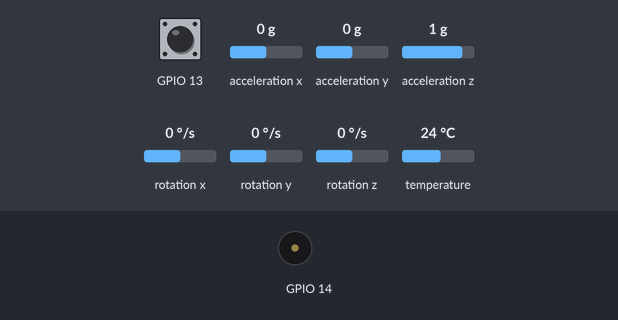
A program run on a simulated ESP32. On the bench: buzzer (waves = sounding). The inputs (shaded band) are chosen by the test bench; at power-on: acceleration z 1 g, GPIO 13 HIGH, acceleration x 0 g, acceleration y 0 g, rotation x 0 °/s, rotation y 0 °/s, rotation z 0 °/s, temperature 24 °C. WiFi joins after 1.5 s; servers stay silent unless stated; no MQTT or app messages arrive unless stated; not simulated (calls return 0 or success): WifiSecrets.h; names the files do not define were given values by the test bench: MQTT_PORT = 1883; what the program prints to the serial monitor is not drawn.

Above: at 3.2 s.
3.3 s: acceleration z set to 0.1 g
5.1 s: acceleration z set to -0.2 g
At 6.9 s:
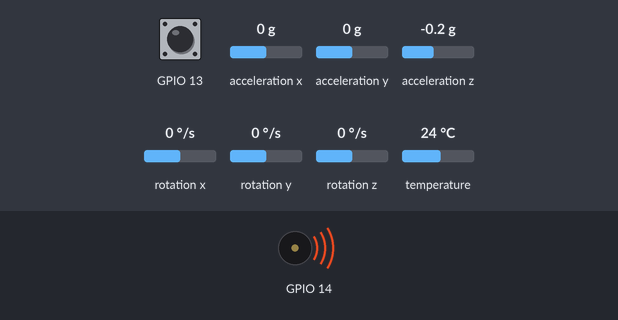
7.2 s: GPIO 13 pulled LOW for 0.15 s
At 7.71 s:
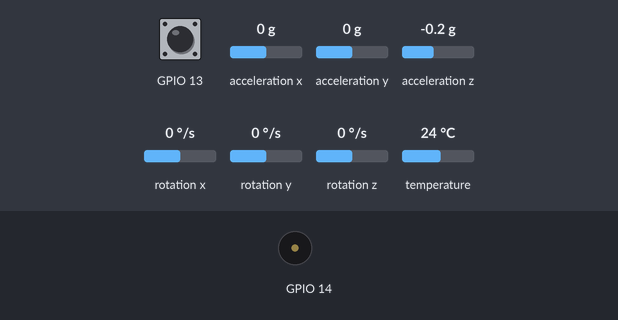
Timing chart, 0 to 10.2 s (numbered marks = the images above; inputs shaded):
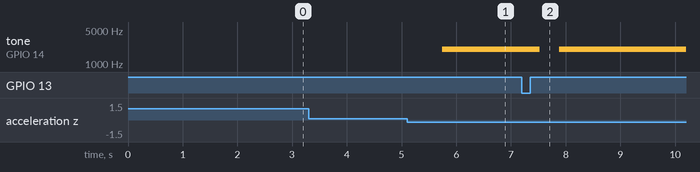

Measured:
- the behaviour switches between 0 and -0.1 g on acceleration z (found by bisection; images 0 and 1)
- after the input at 3.3 s, every drawn part: stays the same
- after the input at 5.1 s, tone on GPIO 14: silent → 2000 Hz after 0.64 s
- after the input at 7.2 s, tone on GPIO 14: 2000 Hz → silent after 0.33 s, → 2000 Hz 0.36 s later

The program:

main.cpp
```cpp
#include <Arduino.h>
#include <math.h>
#include <string.h>
#include <WiFi.h>
#include <Wire.h>
#include <ArduinoMqttClient.h>
#include <Adafruit_MPU6050.h>
#include <Adafruit_Sensor.h>

#include "WifiSecrets.h" // local-only file; see WifiSecrets.example.h
#ifndef MQTT_USERNAME
#define MQTT_USERNAME ""
#endif
#ifndef MQTT_PASSWORD
#define MQTT_PASSWORD ""
#endif
#include "PinConfig.h"
#include "SafetyModule.h"
#include "TelemetryData.h"

static const char* DEVICE_ID = "cane-01";
static const char* TELEMETRY_TOPIC = "smartcane/cane-01/telemetry";
static const char* EVENT_TOPIC = "smartcane/cane-01/events";
static const char* STATUS_TOPIC = "smartcane/cane-01/status";
static constexpr uint32_t SEND_INTERVAL_MS = 5000;
static constexpr uint32_t RETRY_INTERVAL_MS = 5000;
static constexpr uint32_t MPU_SAMPLE_INTERVAL_MS = 50;

WiFiClient network;
MqttClient mqtt(network);
Adafruit_MPU6050 mpu;
SafetyModule safety;
bool mpuReady = false;
float uprightX = 0.0f, uprightY = 0.0f, uprightZ = 1.0f;
uint32_t lastWifiAttempt = 0, lastMqttAttempt = 0, lastSend = 0;
uint32_t lastMpuSample = 0, eventCounter = 0;
uint32_t seq = 0;
bool fallCountdownActive = false;
uint32_t fallCountdownStartedAt = 0, lastCountdownPrintAt = 0;

bool publishMessage(const char* topic, const char* payload, uint8_t qos, bool retained = false) {
  if (!mqtt.beginMessage(topic, retained, qos)) return false;
  mqtt.print(payload);
  // ArduinoMqttClient returns 1 on success and waits for PUBACK for QoS 1.
  return mqtt.endMessage() != 0;
}

// TODO from the sensor module owners: replace remaining telemetry placeholders.
TelemetryData readTelemetry() {
  TelemetryData data;
  data.distanceCm = 45.0f + static_cast<float>((seq++ % 10) * 10);
  return data;
}

bool calibrateUpright() {
  Serial.println("[MPU] Hold cane upright and still for 2 seconds.");
  float sx = 0, sy = 0, sz = 0;
  uint8_t samples = 0;
  const uint32_t started = millis();
  while (millis() - started < 2000) {
    sensors_event_t accel, gyro, temp;
    mpu.getEvent(&accel, &gyro, &temp);
    const float x = accel.acceleration.x;
    const float y = accel.acceleration.y;
    const float z = accel.acceleration.z;
    const float magnitude = sqrtf(x*x + y*y + z*z);
    if (magnitude >= 7.35f && magnitude <= 12.26f) {
      sx += x / magnitude;
      sy += y / magnitude;
      sz += z / magnitude;
      ++samples;
    }
    delay(50);
  }
  if (samples < 10) return false;
  const float norm = sqrtf(sx*sx + sy*sy + sz*sz);
  if (norm < 0.1f) return false;
  uprightX = sx / norm;
  uprightY = sy / norm;
  uprightZ = sz / norm;
  return true;
}

void ensureWifi(uint32_t now) {
  if (WiFi.status() == WL_CONNECTED) return;
  if (lastWifiAttempt != 0 && now - lastWifiAttempt < RETRY_INTERVAL_MS) return;
  lastWifiAttempt = now;
  Serial.printf("[WIFI] connecting to %s\n", WIFI_SSID);
  WiFi.mode(WIFI_STA);
  WiFi.begin(WIFI_SSID, WIFI_PASSWORD);
}

void ensureMqtt(uint32_t now) {
  if (WiFi.status() != WL_CONNECTED || mqtt.connected()) return;
  if (lastMqttAttempt != 0 && now - lastMqttAttempt < RETRY_INTERVAL_MS) return;
  lastMqttAttempt = now;
  String clientId = String("smartcane-esp32-") + WiFi.macAddress();
  clientId.replace(":", "");
  Serial.printf("[MQTT] trying %s:%d\n", MQTT_HOST, MQTT_PORT);
  mqtt.setId(clientId.c_str());
  if (mqtt.connect(MQTT_HOST, MQTT_PORT)) {
    Serial.println("[MQTT] connected");
    publishMessage(STATUS_TOPIC, "online", 0, true);
  } else {
    Serial.printf("[MQTT] failed error=%d\n", mqtt.connectError());
  }
}

void publishTelemetry(uint32_t now) {
  if (!mqtt.connected() || now - lastSend < SEND_INTERVAL_MS) return;
  lastSend = now;
  TelemetryData d = readTelemetry();
  char json[320];
  snprintf(json, sizeof(json),
    "{\"device_id\":\"%s\",\"distance_cm\":%.1f,\"latitude\":null,"
    "\"longitude\":null,\"gps_valid\":false,\"water_detected\":%s,"
    "\"light_level\":%d,\"led_on\":%s,\"battery_voltage\":null}",
    DEVICE_ID, d.distanceCm, d.waterDetected ? "true" : "false",
    d.lightLevel, d.ledOn ? "true" : "false");
  const bool ok = publishMessage(TELEMETRY_TOPIC, json, 0);
  Serial.printf("[TELEMETRY] %s %s\n", ok ? "OK" : "FAILED", json);
}

const char* safetyEventName(SafetyEventType type) {
  switch (type) {
    case SafetyEventType::SOS: return "SOS";
    case SafetyEventType::CANE_FALL_SUSPECTED: return "CANE_FALL_SUSPECTED";
    case SafetyEventType::CANE_FALL_ALERT: return "CANE_FALL_ALERT";
    case SafetyEventType::CANCEL: return "CANCEL";
    default: return "NONE";
  }
}

void publishSafetyEvents() {
  SafetyEvent event;
  while (safety.popEvent(event)) {
    if (event.type == SafetyEventType::CANE_FALL_SUSPECTED) {
      fallCountdownActive = true;
      fallCountdownStartedAt = event.occurredAtMs;
      lastCountdownPrintAt = event.occurredAtMs;
      Serial.println("[COUNTDOWN] 10 seconds to cancel");
    } else if (event.type == SafetyEventType::CANCEL ||
               event.type == SafetyEventType::CANE_FALL_ALERT) {
      fallCountdownActive = false;
      if (event.type == SafetyEventType::CANCEL) Serial.println("[RESULT] Fall alert cancelled.");
      else Serial.println("[ALERT] Fall countdown expired.");
    }
    char eventId[80];
    char payload[256];
    const uint32_t macSuffix = static_cast<uint32_t>(ESP.getEfuseMac());
    snprintf(eventId, sizeof(eventId), "cane-01-%08lX-%lu",
             static_cast<unsigned long>(macSuffix),
             static_cast<unsigned long>(++eventCounter));
    snprintf(payload, sizeof(payload),
      "{\"event_id\":\"%s\",\"device_id\":\"%s\",\"type\":\"%s\","
      "\"latitude\":null,\"longitude\":null,\"gps_valid\":false}",
      eventId, DEVICE_ID, safetyEventName(event.type));

    Serial.printf("[EVENT] %s\n", payload);
    if (mqtt.connected()) {
      const bool ok = publishMessage(EVENT_TOPIC, payload, 1);
      Serial.printf("[EVENT MQTT] %s QoS1\n", ok ? "sent" : "publish failed");
    } else {
      Serial.println("[EVENT MQTT] offline; local buzzer remains active, event not queued");
    }
  }
}

void printFallCountdown(uint32_t now) {
  if (!fallCountdownActive || now - lastCountdownPrintAt < 1000) return;
  lastCountdownPrintAt = now;
  const uint32_t elapsed = now - fallCountdownStartedAt;
  const int32_t secondsLeft = 10 - static_cast<int32_t>(elapsed / 1000);
  if (secondsLeft > 0) Serial.printf("[COUNTDOWN] %ld seconds left\n", (long)secondsLeft);
}

void sampleSafety(uint32_t now) {
  if (now - lastMpuSample < MPU_SAMPLE_INTERVAL_MS) return;
  lastMpuSample = now;

  float accelerationG = 1.0f;
  float tiltDegrees = 0.0f;
  if (mpuReady) {
    sensors_event_t accel, gyro, temp;
    mpu.getEvent(&accel, &gyro, &temp);
    const float x = accel.acceleration.x;
    const float y = accel.acceleration.y;
    const float z = accel.acceleration.z;
    const float magnitude = sqrtf(x*x + y*y + z*z);
    accelerationG = magnitude / 9.80665f;
    if (magnitude > 0.5f) {
      float dot = (x/magnitude)*uprightX + (y/magnitude)*uprightY + (z/magnitude)*uprightZ;
      dot = constrain(dot, -1.0f, 1.0f);
      tiltDegrees = acosf(dot) * 57.29578f;
    }
  }

  safety.update(digitalRead(Pin::SOS_BUTTON) == LOW, accelerationG, tiltDegrees, now);
  static bool previousBuzzerState = false;
  const bool buzzerOn = safety.buzzerOn();
  if (buzzerOn != previousBuzzerState) {
    if (buzzerOn) tone(Pin::BUZZER_DRIVER, 2000);
    else noTone(Pin::BUZZER_DRIVER);
    previousBuzzerState = buzzerOn;
  }
  publishSafetyEvents();
}

void setup() {
  Serial.begin(115200);
  pinMode(Pin::SOS_BUTTON, INPUT_PULLUP);
  pinMode(Pin::BUZZER_DRIVER, OUTPUT);
  digitalWrite(Pin::BUZZER_DRIVER, LOW);
  Wire.begin(Pin::MPU_SDA, Pin::MPU_SCL);
  mpuReady = mpu.begin(0x68, &Wire);
  if (mpuReady) {
    mpu.setAccelerometerRange(MPU6050_RANGE_8_G);
    mpu.setFilterBandwidth(MPU6050_BAND_21_HZ);
    if (calibrateUpright()) Serial.println("[MPU] upright reference saved");
    else Serial.println("[MPU] calibration incomplete; default reference used");
  } else {
    Serial.println("[MPU] not found; fall detection disabled, local SOS remains available");
  }
  safety.begin(digitalRead(Pin::SOS_BUTTON) == LOW, millis());

  WiFi.mode(WIFI_STA);
  mqtt.setKeepAliveInterval(60000);
  mqtt.setConnectionTimeout(1000); // bounds connect/PUBACK blocking so safety loop resumes quickly
  mqtt.setTxPayloadSize(512);
  if (strlen(MQTT_USERNAME) > 0) mqtt.setUsernamePassword(MQTT_USERNAME, MQTT_PASSWORD);
  const char* willPayload = "offline";
  mqtt.beginWill(STATUS_TOPIC, static_cast<unsigned short>(strlen(willPayload)), true, 0);
  mqtt.print(willPayload);
  mqtt.endWill();
  ensureWifi(millis());
}

void loop() {
  const uint32_t now = millis();
  static bool wasWifiConnected = false;
  const bool connected = WiFi.status() == WL_CONNECTED;
  if (connected && !wasWifiConnected) {
    Serial.print("[WIFI] connected IP=");
    Serial.println(WiFi.localIP());
  }
  if (!connected && wasWifiConnected) Serial.println("[WIFI] lost connection");
  wasWifiConnected = connected;

  if (!connected) ensureWifi(now);
  else {
    ensureMqtt(now);
    if (mqtt.connected()) {
      mqtt.poll();
      publishTelemetry(now);
    }
  }

  // Safety input and local sound continue even while Wi-Fi/MQTT are offline.
  sampleSafety(now);
  printFallCountdown(now);
  delay(5);
}
```

SafetyModule.h
```cpp
#pragma once

#include <stdint.h>

// Sensor-independent safety state machine. Caller supplies normalized MPU6050
// samples so thresholds can be calibrated without changing event behavior.
enum class SafetyEventType : uint8_t {
  NONE, SOS, CANE_FALL_SUSPECTED, CANE_FALL_ALERT, CANCEL
};

struct SafetyEvent {
  SafetyEventType type = SafetyEventType::NONE;
  uint32_t occurredAtMs = 0;
};

class SafetyModule {
 public:
  static constexpr uint32_t BUTTON_DEBOUNCE_MS = 35;
  static constexpr uint32_t SOS_HOLD_MS = 3000;
  static constexpr uint32_t CANCEL_WINDOW_MS = 10000;
  static constexpr uint32_t ALERT_BEEP_MS = 250;

  void begin(bool buttonPressed, uint32_t nowMs);
  void update(bool buttonPressed, float accelerationG, float tiltDegrees,
              uint32_t nowMs);
  bool buzzerOn() const { return buzzerOn_; }
  bool popEvent(SafetyEvent& event);

 private:
  enum class FallState : uint8_t { NORMAL, SUSPECTED, ALERT };
  void emit(SafetyEventType type, uint32_t nowMs);
  void setButton(bool pressed, uint32_t nowMs);

  bool initialized_ = false;
  bool rawPressed_ = false;
  bool stablePressed_ = false;
  bool holdHandled_ = false;
  bool buzzerOn_ = false;
  bool eventPending_ = false;
  bool fallCandidate_ = false;
  bool impactSeen_ = false;
  uint32_t rawChangedAt_ = 0;
  uint32_t pressedAt_ = 0;
  uint32_t suspectedAt_ = 0;
  uint32_t lastImpactAt_ = 0;
  uint32_t beepUntil_ = 0;
  FallState fallState_ = FallState::NORMAL;
  SafetyEvent queuedEvent_;
};
```

TelemetryData.h
```cpp
#pragma once
// Shared interface for independently developed sensor modules.
// In G06 all fields are synthetic placeholders; replace with real modules during G09.
struct TelemetryData {
  float distanceCm = 45.0f;
  bool gpsValid = false;
  bool waterDetected = false;
  int lightLevel = 1200;
  bool ledOn = false;
};
```

SafetyModule.cpp
```cpp
#include "SafetyModule.h"
#include <math.h>

namespace {
// Deliberately conservative demo thresholds; validate on the cane and tune.
constexpr float FALL_FREEFALL_MAX_G = 0.55f;
constexpr float FALL_IMPACT_MIN_G = 1.80f;
constexpr float FALL_TILT_DEGREES = 60.0f;
constexpr float FALL_TILT_RESET_DEGREES = 45.0f;
constexpr uint32_t FALL_CONFIRM_MS = 600;
constexpr uint32_t IMPACT_MEMORY_MS = 3000;
}

void SafetyModule::begin(bool buttonPressed, uint32_t nowMs) {
  initialized_ = true;
  rawPressed_ = stablePressed_ = buttonPressed;
  rawChangedAt_ = nowMs;
  pressedAt_ = nowMs;
}

void SafetyModule::emit(SafetyEventType type, uint32_t nowMs) {
  // One-slot queue: don't overwrite an event that the publisher hasn't read.
  if (eventPending_) return;
  queuedEvent_ = {type, nowMs};
  eventPending_ = true;
}

bool SafetyModule::popEvent(SafetyEvent& event) {
  if (!eventPending_) return false;
  event = queuedEvent_;
  eventPending_ = false;
  return true;
}

void SafetyModule::setButton(bool pressed, uint32_t nowMs) {
  if (pressed == rawPressed_) return;
  rawPressed_ = pressed;
  rawChangedAt_ = nowMs;
}

void SafetyModule::update(bool buttonPressed, float accelerationG,
                          float tiltDegrees, uint32_t nowMs) {
  if (!initialized_) begin(buttonPressed, nowMs);
  setButton(buttonPressed, nowMs);
  if (rawPressed_ != stablePressed_ && nowMs - rawChangedAt_ >= BUTTON_DEBOUNCE_MS) {
    stablePressed_ = rawPressed_;
    if (stablePressed_) {
      pressedAt_ = nowMs;
      holdHandled_ = false;
      if (fallState_ == FallState::SUSPECTED &&
          nowMs - suspectedAt_ < CANCEL_WINDOW_MS) {
        fallState_ = FallState::NORMAL;
        fallCandidate_ = false;
        impactSeen_ = false;
        lastImpactAt_ = 0;
        holdHandled_ = true;
        beepUntil_ = nowMs + ALERT_BEEP_MS;
        emit(SafetyEventType::CANCEL, nowMs);
      }
    }
  }

  if (stablePressed_ && !holdHandled_ && fallState_ == FallState::NORMAL &&
      nowMs - pressedAt_ >= SOS_HOLD_MS) {
    holdHandled_ = true;
    beepUntil_ = nowMs + ALERT_BEEP_MS;
    emit(SafetyEventType::SOS, nowMs);
  }

  const bool impact = accelerationG <= FALL_FREEFALL_MAX_G ||
                      accelerationG >= FALL_IMPACT_MIN_G;
  if (impact) {
    impactSeen_ = true;
    lastImpactAt_ = nowMs;
  }
  const bool recentImpact = impactSeen_ && nowMs - lastImpactAt_ <= IMPACT_MEMORY_MS;
  const float tilt = fabsf(tiltDegrees);

  if (fallState_ == FallState::NORMAL) {
    // Impacts are brief. Latch one, then confirm a stable tilted orientation
    // using subsequent near-gravity samples from the MPU6050.
    if (recentImpact && tilt >= FALL_TILT_DEGREES && !fallCandidate_) {
      fallCandidate_ = true;
      suspectedAt_ = nowMs;
    }
    if (fallCandidate_ && (!recentImpact || tilt < FALL_TILT_RESET_DEGREES)) {
      fallCandidate_ = false;
    } else if (fallCandidate_ && nowMs - suspectedAt_ >= FALL_CONFIRM_MS) {
      fallState_ = FallState::SUSPECTED;
      suspectedAt_ = nowMs;
      beepUntil_ = nowMs + ALERT_BEEP_MS;
      emit(SafetyEventType::CANE_FALL_SUSPECTED, nowMs);
    }
  } else if (fallState_ == FallState::SUSPECTED) {
    if (nowMs - suspectedAt_ >= CANCEL_WINDOW_MS) {
      fallState_ = FallState::ALERT;
      beepUntil_ = nowMs + ALERT_BEEP_MS;
      emit(SafetyEventType::CANE_FALL_ALERT, nowMs);
    }
  }

  // Sound throughout the cancel window and persistent alert; SOS also sounds locally.
  buzzerOn_ = (stablePressed_ && !holdHandled_) || nowMs < beepUntil_ ||
              fallState_ == FallState::SUSPECTED || fallState_ == FallState::ALERT;
}
```

PinConfig.h
```cpp
#pragma once

// Smart Cane IoT - GPIO configuration
// ESP32 DevKitC V4
// Proposed G09 pinout - validate against real wiring.

namespace Pin {

  // HC-SR04: obstacle detection
  constexpr int HC_FRONT_TRIG = 25;
  constexpr int HC_FRONT_ECHO = 26;

  // HC-SR04: downward detection
  constexpr int HC_DOWN_TRIG = 18;
  constexpr int HC_DOWN_ECHO = 19;

  // Vibration motor driver (PWM)
  constexpr int MOTOR_DRIVER = 27;

  // GPS NEO-6M (UART2)
  constexpr int GPS_RX = 16;
  constexpr int GPS_TX = 17;

  // MPU6050 (I2C)
  constexpr int MPU_SDA = 21;
  constexpr int MPU_SCL = 22;

  // Emergency button and buzzer
  constexpr int SOS_BUTTON = 13;
  constexpr int BUZZER_DRIVER = 14;

  // Environment sensors
  constexpr int WATER_ADC = 35;
  constexpr int LDR_DO = 34;

  // Night LED
  constexpr int LED = 32;

}
```
